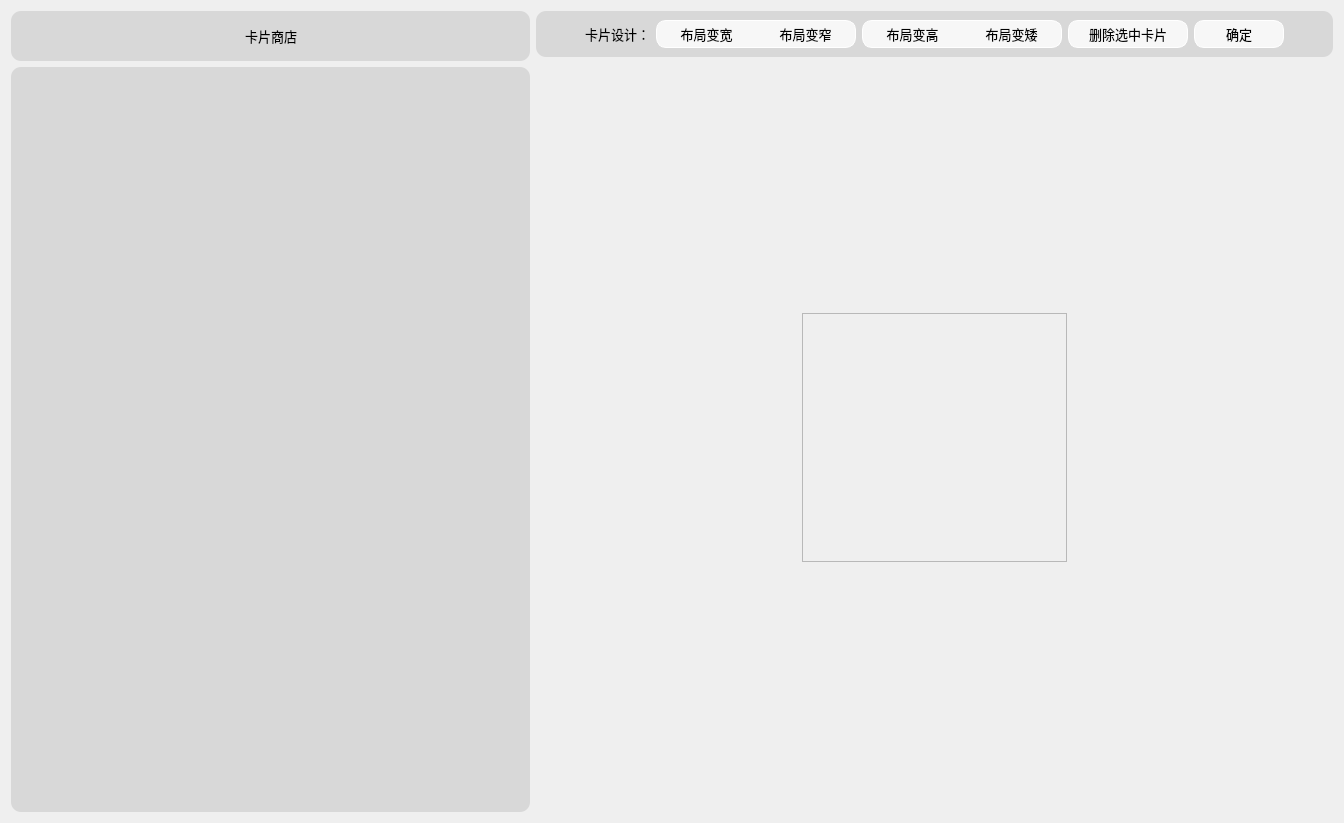
<?xml version="1.0" encoding="UTF-8"?>
<ui version="4.0">
 <class>Form</class>
 <widget class="QWidget" name="Form">
  <property name="geometry">
   <rect>
    <x>0</x>
    <y>0</y>
    <width>1344</width>
    <height>823</height>
   </rect>
  </property>
  <property name="minimumSize">
   <size>
    <width>500</width>
    <height>500</height>
   </size>
  </property>
  <property name="windowTitle">
   <string>Form</string>
  </property>
  <layout class="QHBoxLayout" name="horizontalLayout_8">
   <item>
    <layout class="QVBoxLayout" name="verticalLayout" stretch="0,0">
     <item>
      <widget class="QWidget" name="widget_menu_store" native="true">
       <property name="minimumSize">
        <size>
         <width>0</width>
         <height>0</height>
        </size>
       </property>
       <property name="maximumSize">
        <size>
         <width>16777215</width>
         <height>50</height>
        </size>
       </property>
       <property name="font">
        <font>
         <family>思源黑体</family>
         <pointsize>10</pointsize>
        </font>
       </property>
       <property name="styleSheet">
        <string notr="true">QWidget {
    border-style: solid;
    border-radius: 10px;
    border: 0px solid black;
    color: rgb(0, 0, 0);
    border-color: rgba(255, 255, 255, 1);
    background-color: rgba(0, 0, 0,25);
}</string>
       </property>
       <layout class="QGridLayout" name="gridLayout_9">
        <item row="0" column="0">
         <layout class="QHBoxLayout" name="horizontalLayout_6">
          <item>
           <spacer name="horizontalSpacer_5">
            <property name="orientation">
             <enum>Qt::Orientation::Horizontal</enum>
            </property>
            <property name="sizeHint" stdset="0">
             <size>
              <width>40</width>
              <height>20</height>
             </size>
            </property>
           </spacer>
          </item>
          <item>
           <widget class="QLabel" name="label">
            <property name="minimumSize">
             <size>
              <width>0</width>
              <height>28</height>
             </size>
            </property>
            <property name="font">
             <font>
              <pointsize>10</pointsize>
             </font>
            </property>
            <property name="styleSheet">
             <string notr="true">border-radius: 10px;
border: none;
background: rgba(0, 0, 0, 0);
text-align:center;</string>
            </property>
            <property name="text">
             <string>卡片商店</string>
            </property>
            <property name="alignment">
             <set>Qt::AlignmentFlag::AlignCenter</set>
            </property>
           </widget>
          </item>
          <item>
           <spacer name="horizontalSpacer_6">
            <property name="orientation">
             <enum>Qt::Orientation::Horizontal</enum>
            </property>
            <property name="sizeHint" stdset="0">
             <size>
              <width>40</width>
              <height>20</height>
             </size>
            </property>
           </spacer>
          </item>
         </layout>
        </item>
       </layout>
      </widget>
     </item>
     <item>
      <widget class="QWidget" name="widget_card_store" native="true">
       <property name="enabled">
        <bool>true</bool>
       </property>
       <property name="minimumSize">
        <size>
         <width>0</width>
         <height>0</height>
        </size>
       </property>
       <property name="maximumSize">
        <size>
         <width>16777215</width>
         <height>16777215</height>
        </size>
       </property>
       <property name="font">
        <font>
         <family>思源黑体</family>
         <pointsize>10</pointsize>
        </font>
       </property>
       <property name="styleSheet">
        <string notr="true">QWidget {
    border-style: solid;
    border-radius: 10px;
    border: 0px solid black;
    color: rgb(0, 0, 0);
    border-color: rgba(255, 255, 255, 1);
    background-color: rgba(0, 0, 0,25);
}</string>
       </property>
       <layout class="QGridLayout" name="gridLayout_2">
        <property name="sizeConstraint">
         <enum>QLayout::SizeConstraint::SetDefaultConstraint</enum>
        </property>
        <item row="0" column="0">
         <layout class="QVBoxLayout" name="layout_card_store"/>
        </item>
       </layout>
      </widget>
     </item>
    </layout>
   </item>
   <item>
    <layout class="QVBoxLayout" name="manage_card_layout">
     <item>
      <widget class="QWidget" name="widget_menu_manager" native="true">
       <property name="minimumSize">
        <size>
         <width>0</width>
         <height>0</height>
        </size>
       </property>
       <property name="maximumSize">
        <size>
         <width>16777215</width>
         <height>50</height>
        </size>
       </property>
       <property name="font">
        <font>
         <family>思源黑体</family>
         <pointsize>10</pointsize>
        </font>
       </property>
       <property name="styleSheet">
        <string notr="true">QWidget {
    border-style: solid;
    border-radius: 10px;
    border: 0px solid black;
    color: rgb(0, 0, 0);
    border-color: rgba(255, 255, 255, 1);
    background-color: rgba(0, 0, 0,25);
}</string>
       </property>
       <layout class="QGridLayout" name="gridLayout_7">
        <item row="0" column="0">
         <layout class="QHBoxLayout" name="horizontalLayout_5">
          <item>
           <spacer name="horizontalSpacer_4">
            <property name="orientation">
             <enum>Qt::Orientation::Horizontal</enum>
            </property>
            <property name="sizeHint" stdset="0">
             <size>
              <width>40</width>
              <height>20</height>
             </size>
            </property>
           </spacer>
          </item>
          <item>
           <widget class="QLabel" name="label_2">
            <property name="font">
             <font>
              <pointsize>10</pointsize>
             </font>
            </property>
            <property name="styleSheet">
             <string notr="true">border-radius: 10px;
border: none;
background: rgba(0, 0, 0, 0);
text-align:center;</string>
            </property>
            <property name="text">
             <string>卡片设计：</string>
            </property>
           </widget>
          </item>
          <item>
           <widget class="QWidget" name="widget_middle_width" native="true">
            <property name="minimumSize">
             <size>
              <width>200</width>
              <height>0</height>
             </size>
            </property>
            <property name="styleSheet">
             <string notr="true">QWidget {
border-style: solid;
border-radius: 10px;
border: 1px solid white;
background-color:rgba(255, 255, 255, 200);
}</string>
            </property>
            <layout class="QGridLayout" name="gridLayout_6">
             <property name="leftMargin">
              <number>4</number>
             </property>
             <property name="topMargin">
              <number>4</number>
             </property>
             <property name="rightMargin">
              <number>4</number>
             </property>
             <property name="bottomMargin">
              <number>4</number>
             </property>
             <item row="1" column="1">
              <layout class="QHBoxLayout" name="horizontalLayout_3">
               <item>
                <widget class="QPushButton" name="push_button_add_box_width">
                 <property name="minimumSize">
                  <size>
                   <width>0</width>
                   <height>20</height>
                  </size>
                 </property>
                 <property name="maximumSize">
                  <size>
                   <width>16777215</width>
                   <height>16777215</height>
                  </size>
                 </property>
                 <property name="styleSheet">
                  <string notr="true">QPushButton {
border-radius: 10px;
border: none;
background: rgba(0, 0, 0, 0);
text-align:center;
}
QPushButton:hover {
font-weight: bold;
}</string>
                 </property>
                 <property name="text">
                  <string>布局变宽</string>
                 </property>
                </widget>
               </item>
               <item>
                <widget class="QPushButton" name="push_button_reduce_box_width">
                 <property name="minimumSize">
                  <size>
                   <width>0</width>
                   <height>20</height>
                  </size>
                 </property>
                 <property name="maximumSize">
                  <size>
                   <width>16777215</width>
                   <height>16777215</height>
                  </size>
                 </property>
                 <property name="styleSheet">
                  <string notr="true">QPushButton {
border-radius: 10px;
border: none;
background: rgba(0, 0, 0, 0);
text-align:center;
}
QPushButton:hover {
font-weight: bold;
}</string>
                 </property>
                 <property name="text">
                  <string>布局变窄</string>
                 </property>
                </widget>
               </item>
              </layout>
             </item>
            </layout>
           </widget>
          </item>
          <item>
           <widget class="QWidget" name="widget_middle_height" native="true">
            <property name="minimumSize">
             <size>
              <width>200</width>
              <height>0</height>
             </size>
            </property>
            <property name="styleSheet">
             <string notr="true">QWidget {
border-style: solid;
border-radius: 10px;
border: 1px solid white;
background-color:rgba(255, 255, 255, 200);
}</string>
            </property>
            <layout class="QGridLayout" name="gridLayout_10">
             <property name="leftMargin">
              <number>4</number>
             </property>
             <property name="topMargin">
              <number>4</number>
             </property>
             <property name="rightMargin">
              <number>4</number>
             </property>
             <property name="bottomMargin">
              <number>4</number>
             </property>
             <item row="1" column="1">
              <layout class="QHBoxLayout" name="horizontalLayout_7">
               <item>
                <widget class="QPushButton" name="push_button_add_box_height">
                 <property name="minimumSize">
                  <size>
                   <width>0</width>
                   <height>20</height>
                  </size>
                 </property>
                 <property name="maximumSize">
                  <size>
                   <width>16777215</width>
                   <height>16777215</height>
                  </size>
                 </property>
                 <property name="styleSheet">
                  <string notr="true">QPushButton {
border-radius: 10px;
border: none;
background: rgba(0, 0, 0, 0);
text-align:center;
}
QPushButton:hover {
font-weight: bold;
}</string>
                 </property>
                 <property name="text">
                  <string>布局变高</string>
                 </property>
                </widget>
               </item>
               <item>
                <widget class="QPushButton" name="push_button_reduce_box_height">
                 <property name="minimumSize">
                  <size>
                   <width>0</width>
                   <height>20</height>
                  </size>
                 </property>
                 <property name="maximumSize">
                  <size>
                   <width>16777215</width>
                   <height>16777215</height>
                  </size>
                 </property>
                 <property name="styleSheet">
                  <string notr="true">QPushButton {
border-radius: 10px;
border: none;
background: rgba(0, 0, 0, 0);
text-align:center;
}
QPushButton:hover {
font-weight: bold;
}</string>
                 </property>
                 <property name="text">
                  <string>布局变矮</string>
                 </property>
                </widget>
               </item>
              </layout>
             </item>
            </layout>
           </widget>
          </item>
          <item>
           <widget class="QWidget" name="widget_left" native="true">
            <property name="minimumSize">
             <size>
              <width>120</width>
              <height>0</height>
             </size>
            </property>
            <property name="styleSheet">
             <string notr="true">QWidget {
border-style: solid;
border-radius: 10px;
border: 1px solid white;
background-color:rgba(255, 255, 255, 200);
}</string>
            </property>
            <layout class="QGridLayout" name="gridLayout_8">
             <property name="leftMargin">
              <number>4</number>
             </property>
             <property name="topMargin">
              <number>4</number>
             </property>
             <property name="rightMargin">
              <number>4</number>
             </property>
             <property name="bottomMargin">
              <number>4</number>
             </property>
             <item row="0" column="1">
              <layout class="QHBoxLayout" name="horizontalLayout_2">
               <item>
                <widget class="QPushButton" name="delete_btn">
                 <property name="minimumSize">
                  <size>
                   <width>0</width>
                   <height>20</height>
                  </size>
                 </property>
                 <property name="maximumSize">
                  <size>
                   <width>16777215</width>
                   <height>16777215</height>
                  </size>
                 </property>
                 <property name="styleSheet">
                  <string notr="true">QPushButton {
border-radius: 10px;
border: none;
background: rgba(0, 0, 0, 0);
text-align:center;
}
QPushButton:hover {
font-weight: bold;
}</string>
                 </property>
                 <property name="text">
                  <string>删除选中卡片</string>
                 </property>
                </widget>
               </item>
              </layout>
             </item>
            </layout>
           </widget>
          </item>
          <item>
           <widget class="QWidget" name="widget_right" native="true">
            <property name="minimumSize">
             <size>
              <width>90</width>
              <height>0</height>
             </size>
            </property>
            <property name="maximumSize">
             <size>
              <width>250</width>
              <height>16777215</height>
             </size>
            </property>
            <property name="font">
             <font>
              <family>思源黑体</family>
              <pointsize>10</pointsize>
             </font>
            </property>
            <property name="styleSheet">
             <string notr="true">QWidget {
border-style: solid;
border-radius: 10px;
border: 1px solid white;
background-color:rgba(255, 255, 255, 200);
}</string>
            </property>
            <layout class="QGridLayout" name="gridLayout_4">
             <property name="leftMargin">
              <number>4</number>
             </property>
             <property name="topMargin">
              <number>4</number>
             </property>
             <property name="rightMargin">
              <number>4</number>
             </property>
             <property name="bottomMargin">
              <number>4</number>
             </property>
             <item row="0" column="0">
              <layout class="QHBoxLayout" name="horizontalLayout_4">
               <item>
                <widget class="QPushButton" name="push_button_ok">
                 <property name="minimumSize">
                  <size>
                   <width>0</width>
                   <height>20</height>
                  </size>
                 </property>
                 <property name="maximumSize">
                  <size>
                   <width>16777215</width>
                   <height>16777215</height>
                  </size>
                 </property>
                 <property name="font">
                  <font>
                   <family>思源黑体</family>
                   <pointsize>10</pointsize>
                  </font>
                 </property>
                 <property name="styleSheet">
                  <string notr="true">QPushButton {
border-radius: 10px;
border: none;
background: rgba(0, 0, 0, 0);
text-align:center;
}
QPushButton:hover {
font-weight: bold;
}</string>
                 </property>
                 <property name="text">
                  <string>确定</string>
                 </property>
                </widget>
               </item>
              </layout>
             </item>
            </layout>
           </widget>
          </item>
          <item>
           <spacer name="horizontalSpacer_3">
            <property name="orientation">
             <enum>Qt::Orientation::Horizontal</enum>
            </property>
            <property name="sizeHint" stdset="0">
             <size>
              <width>40</width>
              <height>20</height>
             </size>
            </property>
           </spacer>
          </item>
         </layout>
        </item>
       </layout>
      </widget>
     </item>
     <item>
      <spacer name="verticalSpacer">
       <property name="orientation">
        <enum>Qt::Orientation::Vertical</enum>
       </property>
       <property name="sizeHint" stdset="0">
        <size>
         <width>20</width>
         <height>40</height>
        </size>
       </property>
      </spacer>
     </item>
     <item>
      <layout class="QHBoxLayout" name="horizontalLayout">
       <item>
        <spacer name="horizontalSpacer">
         <property name="orientation">
          <enum>Qt::Orientation::Horizontal</enum>
         </property>
         <property name="sizeHint" stdset="0">
          <size>
           <width>40</width>
           <height>20</height>
          </size>
         </property>
        </spacer>
       </item>
       <item>
        <widget class="QScrollArea" name="panel_scroll_area">
         <property name="minimumSize">
          <size>
           <width>100</width>
           <height>100</height>
          </size>
         </property>
         <property name="verticalScrollBarPolicy">
          <enum>Qt::ScrollBarPolicy::ScrollBarAsNeeded</enum>
         </property>
         <property name="widgetResizable">
          <bool>true</bool>
         </property>
         <widget class="QWidget" name="panel_widget">
          <property name="geometry">
           <rect>
            <x>0</x>
            <y>0</y>
            <width>263</width>
            <height>241</height>
           </rect>
          </property>
          <widget class="QGraphicsView" name="graphicsView">
           <property name="geometry">
            <rect>
             <x>10</x>
             <y>10</y>
             <width>213</width>
             <height>203</height>
            </rect>
           </property>
           <property name="minimumSize">
            <size>
             <width>0</width>
             <height>0</height>
            </size>
           </property>
           <property name="styleSheet">
            <string notr="true">QWidget {
    border-style: solid;
    border-radius: 10px;
    border: 0px solid black;
    color: rgb(0, 0, 0);
    border-color: rgba(255, 255, 255, 1);
    background-color: rgba(255, 255, 255,0);
}</string>
           </property>
          </widget>
         </widget>
        </widget>
       </item>
       <item>
        <spacer name="horizontalSpacer_2">
         <property name="orientation">
          <enum>Qt::Orientation::Horizontal</enum>
         </property>
         <property name="sizeHint" stdset="0">
          <size>
           <width>40</width>
           <height>20</height>
          </size>
         </property>
        </spacer>
       </item>
      </layout>
     </item>
     <item>
      <spacer name="verticalSpacer_2">
       <property name="orientation">
        <enum>Qt::Orientation::Vertical</enum>
       </property>
       <property name="sizeHint" stdset="0">
        <size>
         <width>20</width>
         <height>40</height>
        </size>
       </property>
      </spacer>
     </item>
    </layout>
   </item>
  </layout>
 </widget>
 <resources/>
 <connections/>
</ui>
